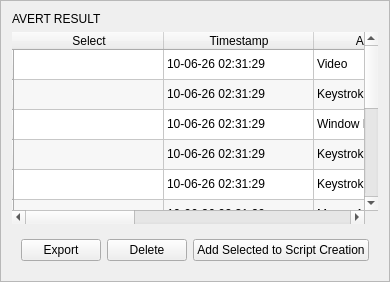
                <widget class="QFrame" name="avert_table">
                 <property name="frameShape">
                  <enum>QFrame::StyledPanel</enum>
                 </property>
                 <property name="frameShadow">
                  <enum>QFrame::Plain</enum>
                 </property>
                 <layout class="QVBoxLayout" name="verticalLayout_3">
                  <item>
                   <widget class="QLabel" name="label_9">
                    <property name="font">
                     <font/>
                    </property>
                    <property name="text">
                     <string>AVERT RESULT</string>
                    </property>
                   </widget>
                  </item>
                  <item>
                   <widget class="QTableWidget" name="avert_result_table">
                    <property name="frameShape">
                     <enum>QFrame::NoFrame</enum>
                    </property>
                    <property name="editTriggers">
                     <set>QAbstractItemView::NoEditTriggers</set>
                    </property>
                    <property name="alternatingRowColors">
                     <bool>true</bool>
                    </property>
                    <property name="sortingEnabled">
                     <bool>true</bool>
                    </property>
                    <property name="rowCount">
                     <number>12</number>
                    </property>
                    <attribute name="horizontalHeaderCascadingSectionResizes">
                     <bool>true</bool>
                    </attribute>
                    <attribute name="horizontalHeaderDefaultSectionSize">
                     <number>150</number>
                    </attribute>
                    <attribute name="horizontalHeaderHighlightSections">
                     <bool>false</bool>
                    </attribute>
                    <attribute name="horizontalHeaderShowSortIndicator" stdset="0">
                     <bool>true</bool>
                    </attribute>
                    <attribute name="horizontalHeaderStretchLastSection">
                     <bool>true</bool>
                    </attribute>
                    <attribute name="verticalHeaderVisible">
                     <bool>true</bool>
                    </attribute>
                    <attribute name="verticalHeaderHighlightSections">
                     <bool>true</bool>
                    </attribute>
                    <row>
                     <property name="text">
                      <string/>
                     </property>
                    </row>
                    <row>
                     <property name="text">
                      <string/>
                     </property>
                    </row>
                    <row>
                     <property name="text">
                      <string/>
                     </property>
                    </row>
                    <row>
                     <property name="text">
                      <string/>
                     </property>
                    </row>
                    <row>
                     <property name="text">
                      <string/>
                     </property>
                    </row>
                    <row>
                     <property name="text">
                      <string/>
                     </property>
                    </row>
                    <row>
                     <property name="text">
                      <string/>
                     </property>
                    </row>
                    <row>
                     <property name="text">
                      <string/>
                     </property>
                    </row>
                    <row>
                     <property name="text">
                      <string/>
                     </property>
                    </row>
                    <row>
                     <property name="text">
                      <string/>
                     </property>
                    </row>
                    <row>
                     <property name="text">
                      <string/>
                     </property>
                    </row>
                    <row>
                     <property name="text">
                      <string/>
                     </property>
                    </row>
                    <column>
                     <property name="text">
                      <string>Select</string>
                     </property>
                    </column>
                    <column>
                     <property name="text">
                      <string>Timestamp</string>
                     </property>
                    </column>
                    <column>
                     <property name="text">
                      <string>Artifact Type</string>
                     </property>
                    </column>
                    <column>
                     <property name="text">
                      <string>IP Address</string>
                     </property>
                    </column>
                    <column>
                     <property name="text">
                      <string>MAC Address</string>
                     </property>
                    </column>
                    <column>
                     <property name="text">
                      <string>Description</string>
                     </property>
                    </column>
                    <item row="0" column="0">
                     <property name="text">
                      <string/>
                     </property>
                     <property name="checkState">
                      <enum>Unchecked</enum>
                     </property>
                    </item>
                    <item row="0" column="1">
                     <property name="text">
                      <string>10-06-26 02:31:29</string>
                     </property>
                    </item>
                    <item row="0" column="2">
                     <property name="text">
                      <string>Video</string>
                     </property>
                    </item>
                    <item row="0" column="3">
                     <property name="text">
                      <string>125.42.0.1</string>
                     </property>
                    </item>
                    <item row="0" column="4">
                     <property name="text">
                      <string>89:28:B2:C6:55:19</string>
                     </property>
                    </item>
                    <item row="0" column="5">
                     <property name="text">
                      <string>A sample artifact</string>
                     </property>
                    </item>
                    <item row="1" column="0">
                     <property name="text">
                      <string/>
                     </property>
                     <property name="checkState">
                      <enum>Unchecked</enum>
                     </property>
                    </item>
                    <item row="1" column="1">
                     <property name="text">
                      <string>10-06-26 02:31:29</string>
                     </property>
                    </item>
                    <item row="1" column="2">
                     <property name="text">
                      <string>Keystroke</string>
                     </property>
                    </item>
                    <item row="1" column="3">
                     <property name="text">
                      <string>45.161.203.118</string>
                     </property>
                    </item>
                    <item row="1" column="4">
                     <property name="text">
                      <string>F5:DF:FE:B8:93:D3</string>
                     </property>
                    </item>
                    <item row="1" column="5">
                     <property name="text">
                      <string>A sample artifact</string>
                     </property>
                    </item>
                    <item row="2" column="0">
                     <property name="text">
                      <string/>
                     </property>
                     <property name="checkState">
                      <enum>Unchecked</enum>
                     </property>
                    </item>
                    <item row="2" column="1">
                     <property name="text">
                      <string>10-06-26 02:31:29</string>
                     </property>
                    </item>
                    <item row="2" column="2">
                     <property name="text">
                      <string>Window History</string>
                     </property>
                    </item>
                    <item row="2" column="3">
                     <property name="text">
                      <string>215.43.69.26</string>
                     </property>
                    </item>
                    <item row="2" column="4">
                     <property name="text">
                      <string>77:E7:C4:96:F3:E6</string>
                     </property>
                    </item>
                    <item row="2" column="5">
                     <property name="text">
                      <string>A sample artifact</string>
                     </property>
                    </item>
                    <item row="3" column="0">
                     <property name="text">
                      <string/>
                     </property>
                     <property name="checkState">
                      <enum>Unchecked</enum>
                     </property>
                    </item>
                    <item row="3" column="1">
                     <property name="text">
                      <string>10-06-26 02:31:29</string>
                     </property>
                    </item>
                    <item row="3" column="2">
                     <property name="text">
                      <string>Keystroke</string>
                     </property>
                    </item>
                    <item row="3" column="3">
                     <property name="text">
                      <string>125.42.0.1</string>
                     </property>
                    </item>
                    <item row="3" column="4">
                     <property name="text">
                      <string>89:28:B2:C6:55:19</string>
                     </property>
                    </item>
                    <item row="3" column="5">
                     <property name="text">
                      <string>A sample artifact</string>
                     </property>
                    </item>
                    <item row="4" column="0">
                     <property name="text">
                      <string/>
                     </property>
                     <property name="checkState">
                      <enum>Unchecked</enum>
                     </property>
                    </item>
                    <item row="4" column="1">
                     <property name="text">
                      <string>10-06-26 02:31:29</string>
                     </property>
                    </item>
                    <item row="4" column="2">
                     <property name="text">
                      <string>Keystroke</string>
                     </property>
                    </item>
                    <item row="4" column="3">
                     <property name="text">
                      <string>125.42.0.1</string>
                     </property>
                    </item>
                    <item row="4" column="4">
                     <property name="text">
                      <string>89:28:B2:C6:55:19</string>
                     </property>
                    </item>
                    <item row="4" column="5">
                     <property name="text">
                      <string>A sample artifact</string>
                     </property>
                    </item>
                    <item row="5" column="0">
                     <property name="text">
                      <string/>
                     </property>
                     <property name="checkState">
                      <enum>Unchecked</enum>
                     </property>
                    </item>
                    <item row="5" column="1">
                     <property name="text">
                      <string>10-06-26 02:31:29</string>
                     </property>
                    </item>
                    <item row="5" column="2">
                     <property name="text">
                      <string>Mouse Action</string>
                     </property>
                    </item>
                    <item row="5" column="3">
                     <property name="text">
                      <string>45.161.203.118</string>
                     </property>
                    </item>
                    <item row="5" column="4">
                     <property name="text">
                      <string>F5:DF:FE:B8:93:D3</string>
                     </property>
                    </item>
                    <item row="5" column="5">
                     <property name="text">
                      <string>A sample artifact</string>
                     </property>
                    </item>
                    <item row="6" column="0">
                     <property name="text">
                      <string/>
                     </property>
                     <property name="checkState">
                      <enum>Unchecked</enum>
                     </property>
                    </item>
                    <item row="6" column="1">
                     <property name="text">
                      <string>10-06-26 02:31:29</string>
                     </property>
                    </item>
                    <item row="6" column="2">
                     <property name="text">
                      <string>Still Screenshot</string>
                     </property>
                    </item>
                    <item row="6" column="3">
                     <property name="text">
                      <string>215.43.69.26</string>
                     </property>
                    </item>
                    <item row="6" column="4">
                     <property name="text">
                      <string>77:E7:C4:96:F3:E6</string>
                     </property>
                    </item>
                    <item row="6" column="5">
                     <property name="text">
                      <string>A sample artifact</string>
                     </property>
                    </item>
                    <item row="7" column="0">
                     <property name="text">
                      <string/>
                     </property>
                     <property name="checkState">
                      <enum>Unchecked</enum>
                     </property>
                    </item>
                    <item row="7" column="1">
                     <property name="text">
                      <string>10-06-27 02:31:29</string>
                     </property>
                    </item>
                    <item row="7" column="2">
                     <property name="text">
                      <string>Network Packet</string>
                     </property>
                    </item>
                    <item row="7" column="3">
                     <property name="text">
                      <string>45.161.203.118</string>
                     </property>
                    </item>
                    <item row="7" column="4">
                     <property name="text">
                      <string>F5:DF:FE:B8:93:D3</string>
                     </property>
                    </item>
                    <item row="7" column="5">
                     <property name="text">
                      <string>A sample artifact</string>
                     </property>
                    </item>
                    <item row="8" column="0">
                     <property name="text">
                      <string/>
                     </property>
                     <property name="checkState">
                      <enum>Unchecked</enum>
                     </property>
                    </item>
                    <item row="8" column="1">
                     <property name="text">
                      <string>10-06-27 02:31:29</string>
                     </property>
                    </item>
                    <item row="8" column="2">
                     <property name="text">
                      <string>Network Packet</string>
                     </property>
                    </item>
                    <item row="8" column="3">
                     <property name="text">
                      <string>45.161.203.118</string>
                     </property>
                    </item>
                    <item row="8" column="4">
                     <property name="text">
                      <string>F5:DF:FE:B8:93:D3</string>
                     </property>
                    </item>
                    <item row="8" column="5">
                     <property name="text">
                      <string>A sample artifact</string>
                     </property>
                    </item>
                    <item row="9" column="0">
                     <property name="text">
                      <string/>
                     </property>
                     <property name="checkState">
                      <enum>Unchecked</enum>
                     </property>
                    </item>
                    <item row="9" column="1">
                     <property name="text">
                      <string>10-06-27 02:31:29</string>
                     </property>
                    </item>
                    <item row="9" column="2">
                     <property name="text">
                      <string>Mouse Action</string>
                     </property>
                    </item>
                    <item row="9" column="3">
                     <property name="text">
                      <string>215.43.69.26</string>
                     </property>
                    </item>
                    <item row="9" column="4">
                     <property name="text">
                      <string>77:E7:C4:96:F3:E6</string>
                     </property>
                    </item>
                    <item row="9" column="5">
                     <property name="text">
                      <string>A sample artifact</string>
                     </property>
                    </item>
                    <item row="10" column="0">
                     <property name="text">
                      <string/>
                     </property>
                     <property name="checkState">
                      <enum>Unchecked</enum>
                     </property>
                    </item>
                    <item row="10" column="1">
                     <property name="text">
                      <string>10-07-01 02:31:29</string>
                     </property>
                    </item>
                    <item row="10" column="2">
                     <property name="text">
                      <string>Video</string>
                     </property>
                    </item>
                    <item row="10" column="3">
                     <property name="text">
                      <string>125.42.0.1</string>
                     </property>
                    </item>
                    <item row="10" column="4">
                     <property name="text">
                      <string>89:28:B2:C6:55:19</string>
                     </property>
                    </item>
                    <item row="10" column="5">
                     <property name="text">
                      <string>A sample artifact</string>
                     </property>
                    </item>
                    <item row="11" column="0">
                     <property name="text">
                      <string/>
                     </property>
                     <property name="checkState">
                      <enum>Unchecked</enum>
                     </property>
                    </item>
                    <item row="11" column="1">
                     <property name="text">
                      <string>10-07-01 02:31:29</string>
                     </property>
                    </item>
                    <item row="11" column="2">
                     <property name="text">
                      <string>Window History</string>
                     </property>
                    </item>
                    <item row="11" column="3">
                     <property name="text">
                      <string>125.42.0.1</string>
                     </property>
                    </item>
                    <item row="11" column="4">
                     <property name="text">
                      <string>89:28:B2:C6:55:19</string>
                     </property>
                    </item>
                    <item row="11" column="5">
                     <property name="text">
                      <string>A sample artifact</string>
                     </property>
                    </item>
                   </widget>
                  </item>
                  <item alignment="Qt::AlignLeft">
                   <widget class="QFrame" name="frame_14">
                    <property name="frameShape">
                     <enum>QFrame::NoFrame</enum>
                    </property>
                    <property name="frameShadow">
                     <enum>QFrame::Plain</enum>
                    </property>
                    <layout class="QHBoxLayout" name="horizontalLayout_5">
                     <item>
                      <widget class="QPushButton" name="pushButton_14">
                       <property name="text">
                        <string>Export</string>
                       </property>
                      </widget>
                     </item>
                     <item>
                      <widget class="QPushButton" name="pushButton_15">
                       <property name="text">
                        <string>Delete</string>
                       </property>
                      </widget>
                     </item>
                     <item>
                      <widget class="QPushButton" name="addToScriptButton">
                       <property name="text">
                        <string>Add Selected to Script Creation</string>
                       </property>
                      </widget>
                     </item>
                    </layout>
                   </widget>
                  </item>
                 </layout>
                </widget>
